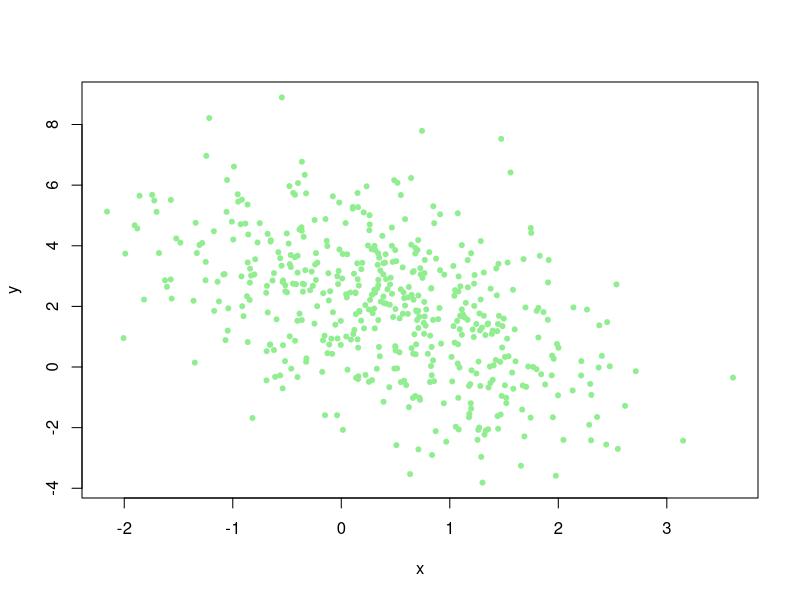

Write R code to recreate this figure.
## ---- chunk 1


BVN<-function(size,mu1=0,mu2=0,sd1=1,sd2=1,rho=0){
  stopifnot(exprs = {
    sd1>0
    sd2>0
    -1<=rho 
    rho<=1} ,local = TRUE)
  
  z<-rnorm(n=2*size)
  sample.mat<-matrix(z,ncol=2)
  std.y<-apply(sample.mat,1,simplify = TRUE ,FUN = function(z){
    y<-(rho*z[1])+(sqrt(1-rho)*z[2])
    return(y)
    })

  x<-mu1+(sample.mat[,1]*sd1)
  y<-mu2+(std.y*sd2)

cbind(x,y)}



## ---- chunk 2
sam<-BVN(size=500,rho=-0.73,mu1=0.5,mu2=1.8,sd2=sqrt(2))

plot(sam,pch=20,col='lightgreen')
